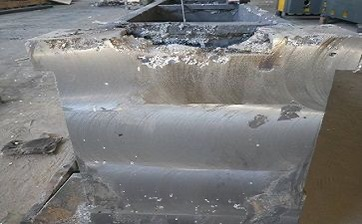
#> input picture projects/opencv-learning/test.jpg, 362 x 224 px
$ python image_demo.py
#> lines starting #> are read from the running program, lines starting #| are printed output that depends on the picture
import cv2 #导入Opencv库，程序内所有图像处理功能通过cv2调用
img = cv2.imread("test.jpg") #读取图片
#> img is the input picture: shape (224, 362, 3); mean B, G, R 122.9, 123, 123.3
if img is None:
    print("图片读取失败，请检查图片名与路径") #判断图片是否读取成功
else:
    gray_img = cv2.cvtColor(img,cv2.COLOR_BGR2GRAY) #转为灰度图
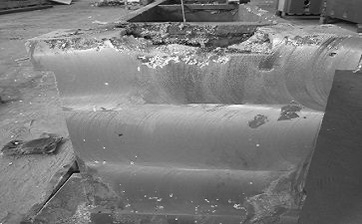
#> gray_img: shape (224, 362); min 1, max 255, mean 123.1

    cv2.imshow("Original Image",img) #显示原图
    cv2.imshow("Gray Imge",gray_img) #显示灰度图

    cv2.imwrite("gray_test.jpg",gray_img)
    print("灰度图片保存完成，文件名为 gray_test.jpg") #保存灰度图片

    cv2.waitKey(0)
    cv2.destroyAllWindows() #等待按键关闭窗口，0代表任意按键
